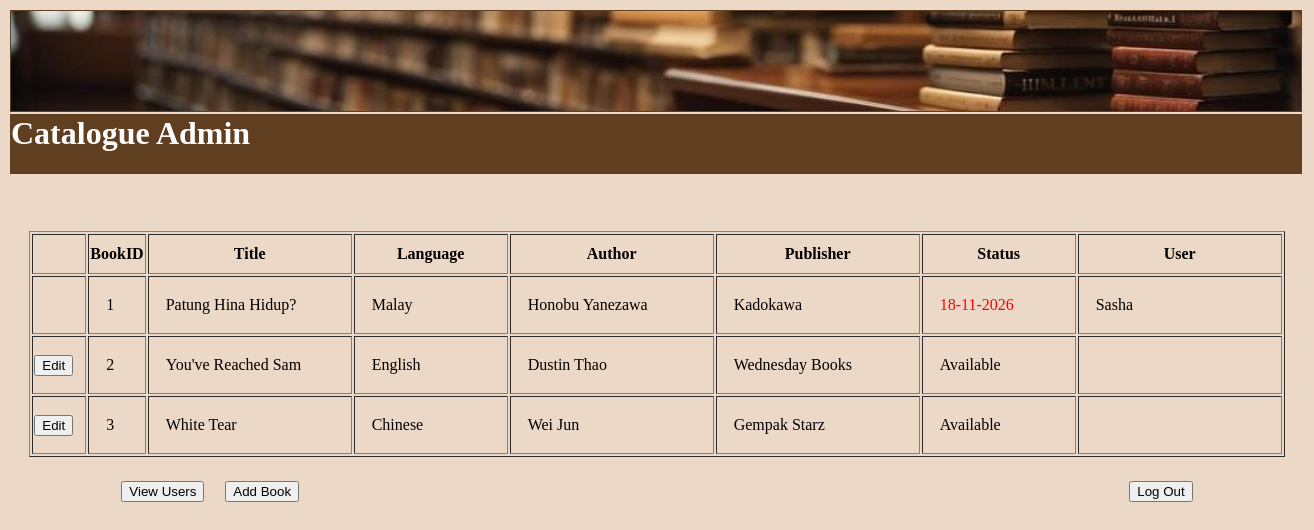
The app's page /Admin/CatalogueAdmin.php (signed in), older data.
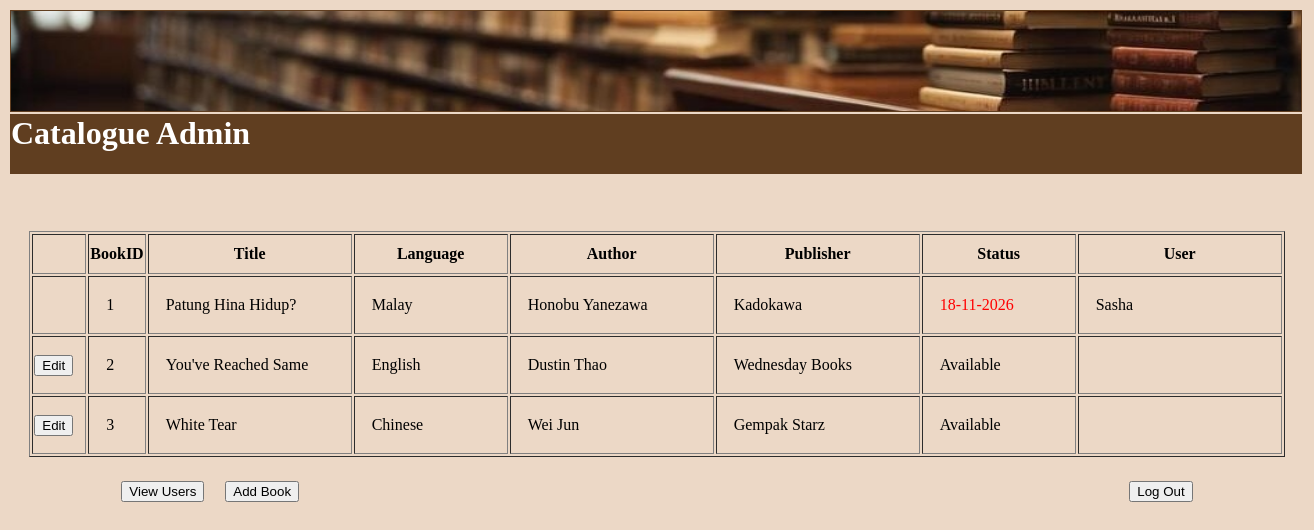
The same page, newer data.
### tables this page shows
CREATE TABLE BorrowedBook(
    BookID INT(250) NOT NULL REFERENCES Books(BookID),
    Username varchar(255) NOT NULL REFERENCES Users(Username),
    BorrowedDate DATE NOT NULL,
    DueDate DATE NOT NULL
);

CREATE TABLE Books (
    BookID INT(250) NOT NULL AUTO_INCREMENT PRIMARY KEY,
    BookName varchar(250) NOT NULL,
    Language varchar(250) NOT NULL,
    Author varchar(250) NOT NULL,
    Publisher varchar(250) NOT NULL,
    Status varchar(250) NOT NULL
);

### Includes/function.inc.php (the view, shortened to what this page needs)
<?php
function banner() {
    echo '<tr><td bgcolor="#603E20"><img src="../src/Banner.jpg" alt="Banner"  width="1290" height="100"></td></tr>';
}
function adminBookTable($conn){
    $sql = "SELECT
            b.BookID,
            b.BookName,
            b.Language,
            b.Author,
            b.Publisher,
            br.Username,
            COALESCE(DATE_FORMAT(br.DueDate, '%d-%m-%Y'), b.Status) AS DisplayStatus
        FROM ".BOOKTABLE." b
        LEFT JOIN ".BORROWTABLE." br
            ON b.BookID = br.BookID
        ";
    $result = $conn ->query($sql);
    if ($result -> num_rows > 0) {
        while ($row = $result -> fetch_assoc()){
            if ($row["DisplayStatus"] !== 'Available' && $row["DisplayStatus"] !== 'Unavailable') {
            echo "<tr height = '58'>";
            echo "<td></td>";
            echo "<td>&emsp;".$row["BookID"]."</td>";
            echo "<td>&emsp;".$row["BookName"]."</td>";
            echo "<td>&emsp;".$row["Language"]."</td>";
            echo "<td>&emsp;".$row["Author"]."</td>";
            echo "<td>&emsp;".$row["Publisher"]."</td>";
            echo "<td>&emsp;<font color='Red'>".$row["DisplayStatus"]."</font></td>";
            } else{
            echo "<tr height = '58'>";
            echo "<td><button type='submit' formaction='EditBook.php' name='BookID' value='".$row["BookID"]."'>Edit</button></td>";
            echo "<td>&emsp;".$row["BookID"]."</td>";
            echo "<td>&emsp;".$row["BookName"]."</td>";
            echo "<td>&emsp;".$row["Language"]."</td>";
            echo "<td>&emsp;".$row["Author"]."</td>";
            echo "<td>&emsp;".$row["Publisher"]."</td>";
            echo "<td>&emsp;".$row["DisplayStatus"]."</td>";
            }
            echo "<td>&emsp;".$row["Username"]."</td>";
            echo "</tr>";
        }
    }else {
            echo "<tr height = '58'>";
            for ($i=0; $i < 6; $i++) {
                echo "<td align='center'>-</td>";
            }
            echo "</tr>";
    }
}

### Admin/CatalogueAdmin.php (shortened to what this page needs)
<?php
require_once "../Includes/function.inc.php";
?>
<html>
    <head>
    </head>
    <body bgcolor="#ECD8C6">
        <header>
            <table>
                <?php banner() ?>
                <tr>
                    <td bgcolor="#603E20">
                        <marquee scrollamount="20"><h1><font color="white">Catalogue Admin</font></h1></marquee>
                    </td>
                </tr>
            </table>
        </header>
        <form method="POST">
            <table align="center">
                <tr><td height="50" colspan=5></td></tr>
                <tr><td>
                        <table align="center" border="1">
                            <tr height="40">
                                <td width="50"></td>
                                <td width="50" align="center"><b>BookID</b></td>
                                <td width="200" align="center"><b>Title</b></td>
                                <td width="150" align="center"><b>Language</b></td>
                                <td width="200" align="center"><b>Author</b></td>
                                <td width="200" align="center"><b>Publisher</b></td>
                                <td width="150" align="center"><b>Status</b></td>
                                <td width="200" align="center"><b>User</b></td>
                            </tr>
                            <?php
                            $conn = dbconn();
                            adminBookTable($conn);
                            ?>
                        </table>
                    </td></tr>
            </table>
            <br>
            <table align="center">
                <tr>
                    <td width="100">
                        <button type="submit" formaction="UserList.php">View Users</button>
                    </td>
                    <td width="900">
                        <button type="submit" formaction="AddBook.php">Add Book</button>
                    </td>
                    <td>
                        <button type="submit" formaction="../Includes/logout.inc.php">Log Out</button>
                    </td>
                </tr>
            </table>
        </form>
    </body>
</html>

Row changes from the older to the newer data that the page shows:
changed books "English": BookName "You've Reached Sam" → "You've Reached Same"
